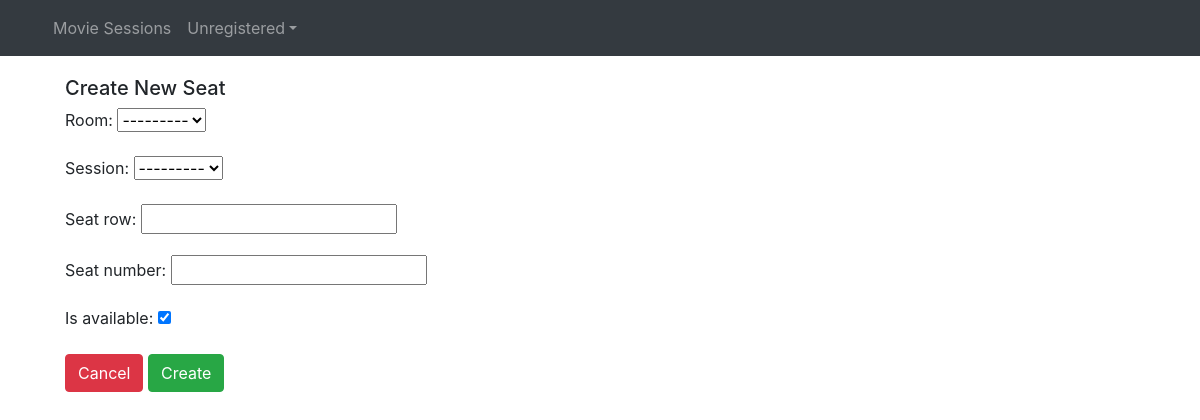
The page /seat_create/ on the database as committed earlier.
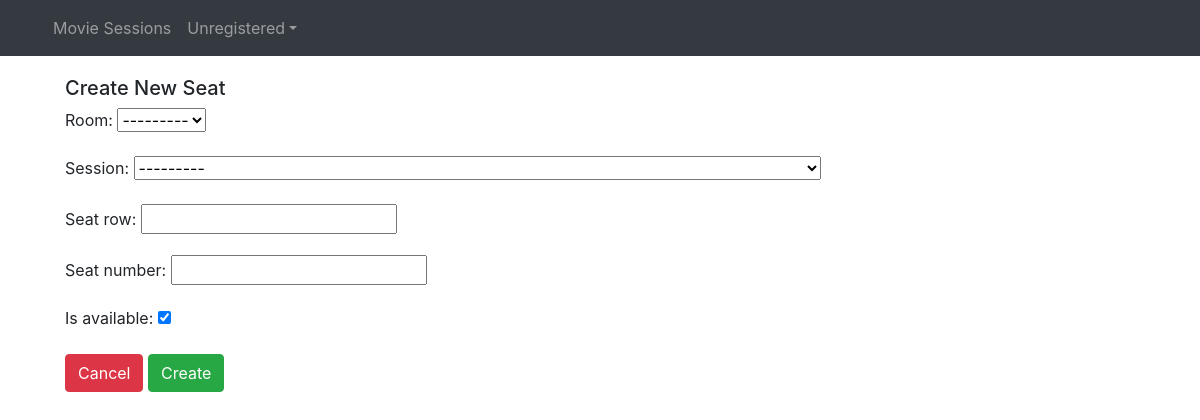
The same page on the database as committed later.
### main/models.py (models this page shows, shortened)
class MovieSession(models.Model):
    session_id = models.AutoField(primary_key=True, auto_created=True, null=False)
    movie_id = models.ForeignKey(Movie, on_delete=models.CASCADE)
    room_id = models.ForeignKey(CinemaRoom, on_delete=models.CASCADE)
    start_time = models.DateTimeField(default=datetime.now())

### manager/views.py (the view)
# urls.py: path('seat_create/', views.seat_create, name='seat_create'),
def seat_create(request):
    if request.method == 'POST':
        form = SeatForm(request.POST)
        if form.is_valid():
            form.save()
            messages.success(request, 'Seat created successfully')
            return redirect('seat_list')
    else:
        form = SeatForm()
    return render(request, 'seat_create.html', {'form': form})

### manager/forms.py
class SeatForm(forms.ModelForm):
    room_id = forms.ModelChoiceField(queryset=CinemaRoom.objects.all(), label='Room')
    session_id = forms.ModelChoiceField(queryset=MovieSession.objects.all(), label='Session')
    class Meta:
        model = Seat
        fields = '__all__'

### main/models.py (called while the page is built)
    def __str__(self):
        return self.room_name

    def __str__(self):
        return f'{self.movie_id.movie_title} in {self.room_id.room_name} at {self.start_time}'

### manager/context_processors.py (called while the page is built)
def view_username(request):
    if request.user.is_authenticated:
        username = request.user.username
    else:
        username = "Unregistered"
    return {'current_user': username}

### manager/templates/seat_create.html (shortened to what this page needs)
{% extends "base.html" %}
{% block content %}
<div class="card-body">
    <h5>Create New Seat</h5>
    <form method="post">
        {{form.as_p}}
        <a type="button" class="btn btn-danger" href="{%url 'seat_list' %}">Cancel</a>
        <button type="submit" class="btn btn-success">Create</button>
    </form>
</div>
{% endblock %}

Rows that differ between the two databases and show on the page:
added MovieSession: session_id "---------"
Other text that changed with them:
form field session_id: "---------" → (not shown)
